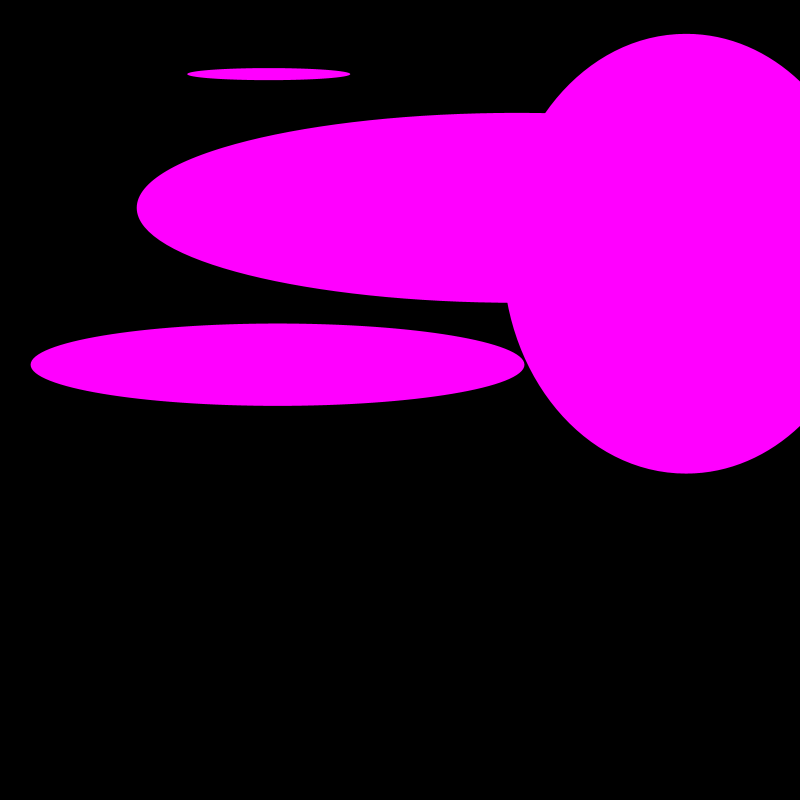
Frame 1 (no input)
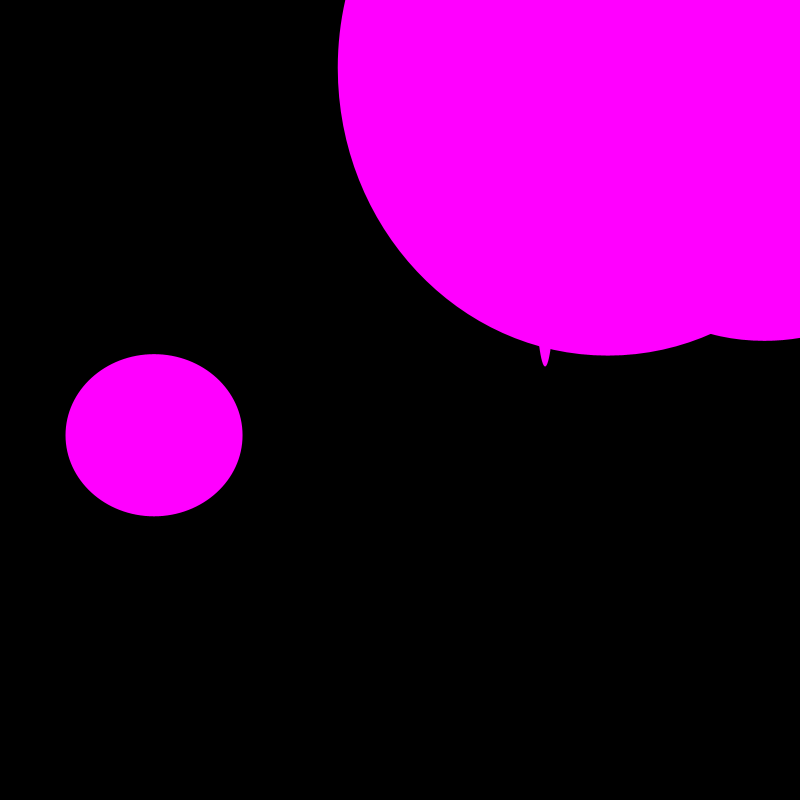
Frame 60 (the mouse pressed at the canvas centre just before this capture)
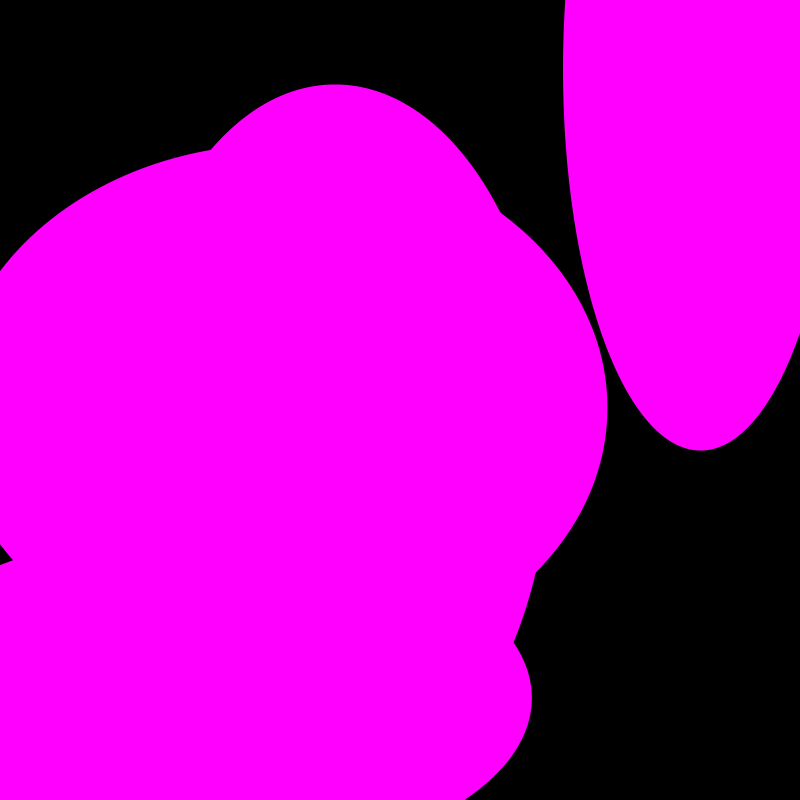
Frame 120 (the mouse held since frame 60 and released just before this capture)

The Processing sketch that drew these frames (run headless with seeded random() and noise(); from frame 60 on, the mouse is pressed at the canvas centre):

// Processing sketch: randomCircles_t_mobile_gorillaz_test
// ── randomCircles_t_mobile_gorillaz_test.pde
/* 
 A test with random magenta circles, to use in conjunction with Tezt Gorillaz T-Mobile app
Just download the Gorillaz app, and test it with the magenta colors, pointing with its in-app camera 
*/
// May 11th, 2017 

float eSize = 40;
float Myposition = 350;

void setup() 
{
  
  size(800,800);
  frameRate(5);
  
}

void draw() 
{
  background (0);
  
  fill(255, 0 , 255);
  //eSize = random (40);
noStroke();
  
  ellipse(random(width), random(height), random(width), random(height));
    ellipse(random(width), random(height), random(width), random(height));
    ellipse(random(width), random(height), random(width), random(height));
    ellipse(random(width), random(height), random(width), random(height));
  
  
  /*
  Myposition = random (width);
  ellipse(Myposition,150,eSize,eSize);
  ellipse(Myposition,250,eSize,eSize);
  ellipse(Myposition,350,eSize,eSize);
  ellipse(Myposition,450,eSize,eSize);
  ellipse(Myposition,550,eSize,eSize);
  ellipse(Myposition,650,eSize,eSize);
  ellipse(Myposition,750,eSize,eSize);
  
  
//  fill(random (255), random (255), random (255)); 
  fill(255, 0 , 255);
  ellipse(Myposition,50,eSize,eSize);
  ellipse(Myposition,100,eSize,eSize);
  ellipse(Myposition,150,eSize,eSize);
  ellipse(Myposition,200,eSize,eSize);
  ellipse(Myposition,250,eSize,eSize);
  ellipse(Myposition,300,eSize,eSize);
  ellipse(Myposition,350,eSize,eSize);
  
 
  fill(255, 0 , 255);
  ellipse(Myposition,100,eSize,eSize);
  ellipse(Myposition,100,eSize,eSize);
  ellipse(Myposition,100,eSize,eSize);
  ellipse(Myposition,100,eSize,eSize);
  ellipse(Myposition,100,eSize,eSize);
  ellipse(Myposition,100,eSize,eSize);
  
  //eSize = random (5-15);
  fill(255, 0 , 255);
  ellipse(Myposition,150,eSize,eSize);
  ellipse(Myposition,150,eSize,eSize);
  ellipse(Myposition,150,eSize,eSize);
  ellipse(Myposition,150,eSize,eSize);
  ellipse(Myposition,150,eSize,eSize);
  ellipse(Myposition,150,eSize,eSize);


  fill(255, 0 , 255);
  ellipse(100,200,eSize,eSize);
  ellipse(150,200,eSize,eSize);
  ellipse(200,200,eSize,eSize);
  ellipse(250,200,eSize,eSize);
  ellipse(300,200,eSize,eSize);
  ellipse(350,200,eSize,eSize);
  
 
  fill(255, 0 , 255);
  ellipse(100,250,eSize,eSize);
  ellipse(150,250,eSize,eSize);
  ellipse(200,250,eSize,eSize);
  ellipse(250,250,eSize,eSize);
  ellipse(300,250,eSize,eSize);
  ellipse(350,250,eSize,eSize);
  

  fill(255, 0 , 255);
  ellipse(100,300,eSize,eSize);
  ellipse(150,300,eSize,eSize);
  ellipse(200,300,eSize,eSize);
  ellipse(250,300,eSize,eSize);
  ellipse(300,300,eSize,eSize);
  ellipse(350,300,eSize,eSize);
  
  
  fill(255, 0 , 255);
  ellipse(100,350,eSize,eSize);
  ellipse(150,350,eSize,eSize);
  ellipse(200,350,eSize,eSize);
  ellipse(250,350,eSize,eSize);
  ellipse(300,350,eSize,eSize);
  ellipse(350,350,eSize,eSize);
  */
   
 
}
